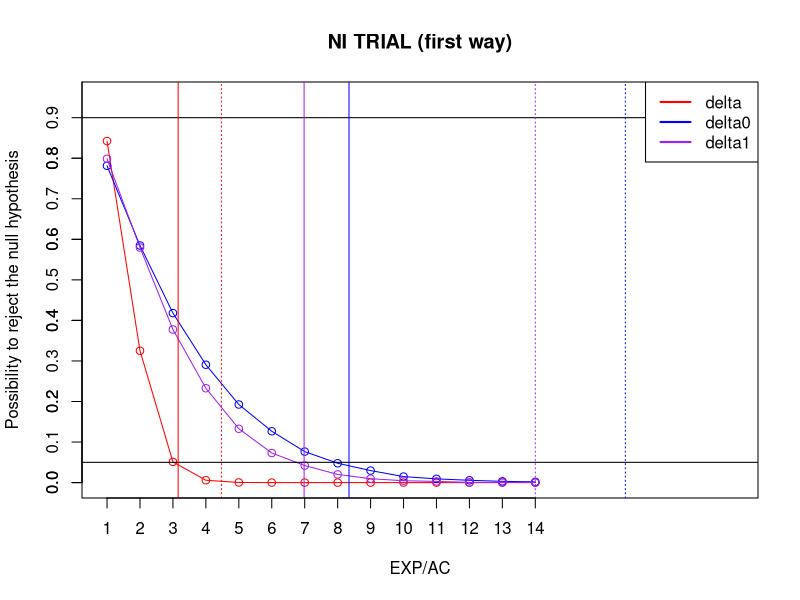
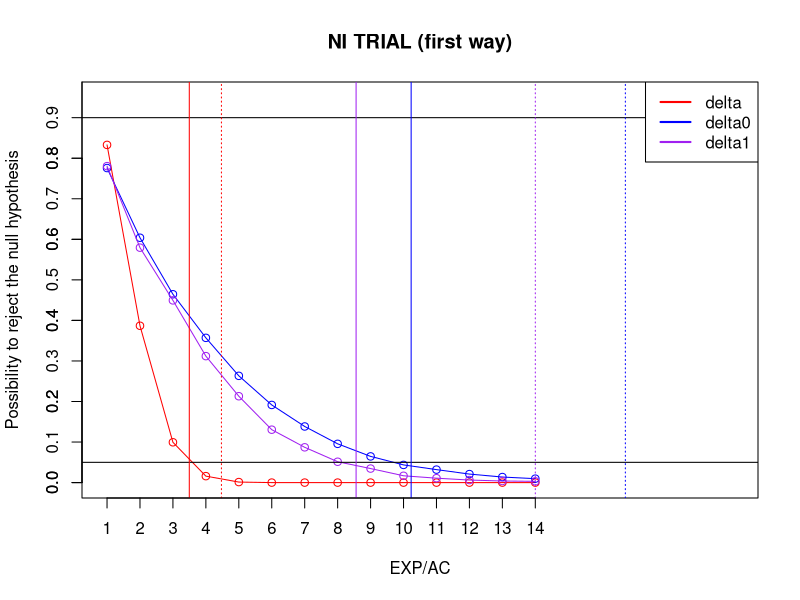
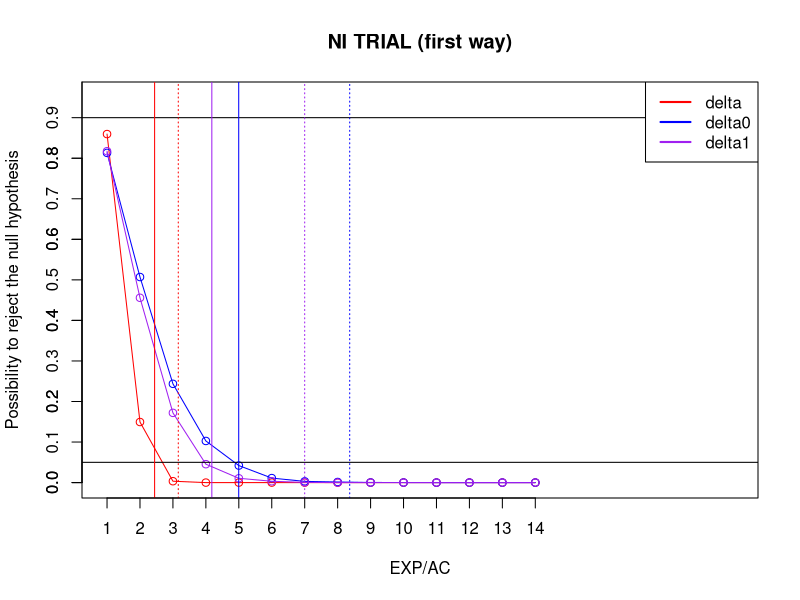
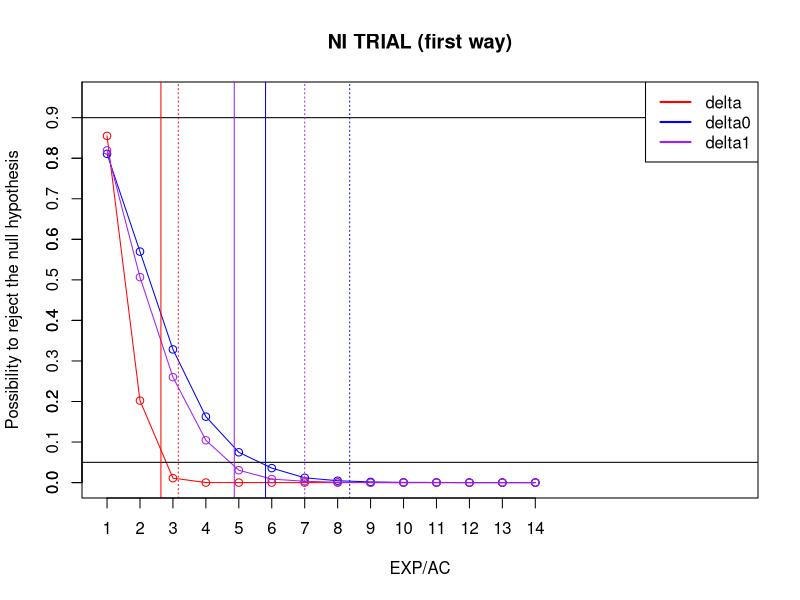
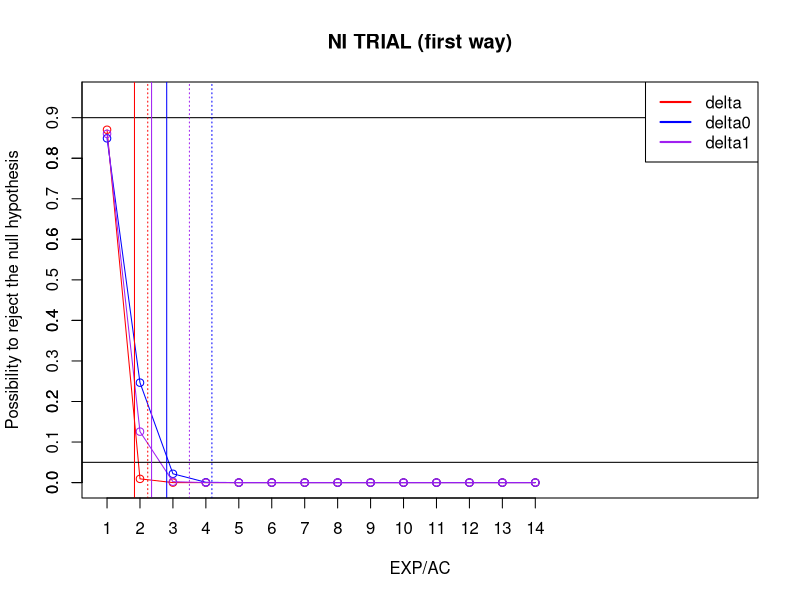
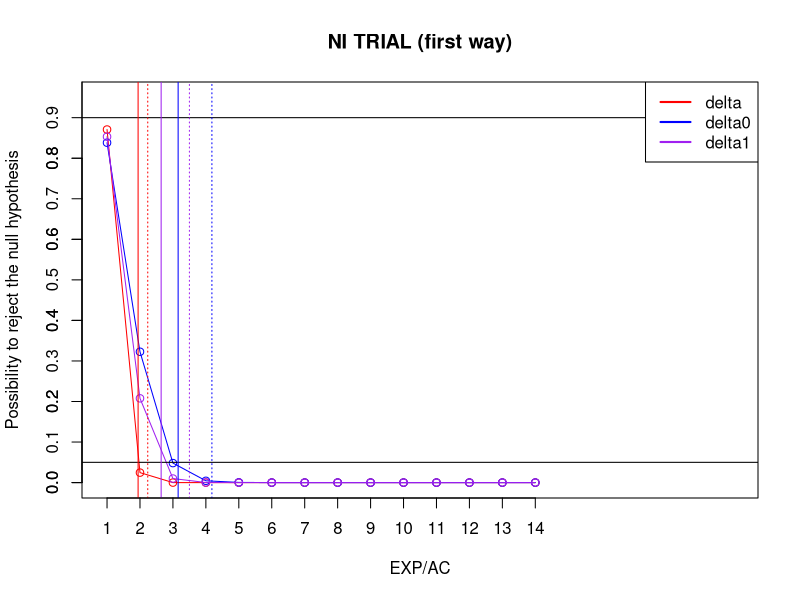
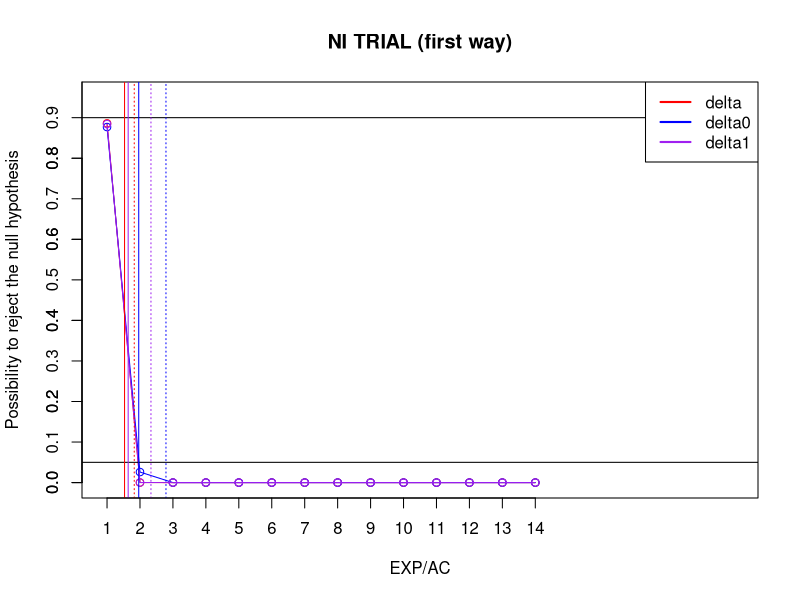
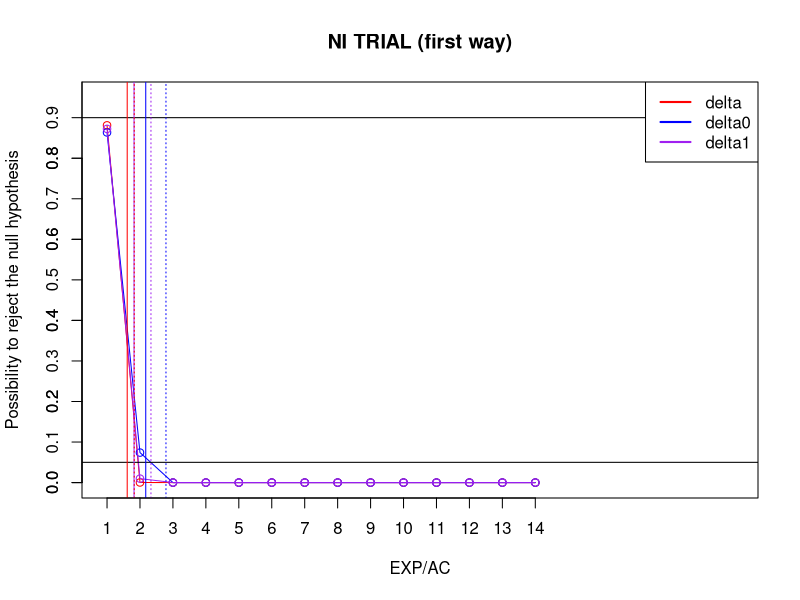

These charts were generated, in order, by the following R code:
rm(list = ls())
##this r script is used to store the function used in the simulation
# delta compute function to calculate delta based on the historical information
deltacal <- function(lambdap,lambdaac,num_event,signal)
{
#lamobdap:incidence rate of placebo in the historical trial
#lambdaac:incidence rate of control treatment in the historical trial
#num_event: number of events in the historical trial
#signal: to distinct the deltas 0:delta_0,1:delta_1, otherwise delta
  hazard_ratio = lambdaac/lambdap
  na = num_event/(1+hazard_ratio)*hazard_ratio
  np = num_event/(1+hazard_ratio)
  #p = rpois(1,100*lambdap)
  #c = rpois(1,100*lambdaac)
  log_hr_ul0.95_fromal = log(hazard_ratio)+1.96*sqrt(1/na+1/np)
  #log_hr_ul0.95_fromal = log(c/p)+1.96*sqrt(4/num_event)
  #quantile way
  #c_p<-c/p
  #c_p[is.infinite(c_p)]=100#outliers handling
  #c_p[is.na(c_p)]=1#outliers handling
  #cic_p<-quantile(c_p,0.975)
  #hr_ul0.95_fromcal <- quantile(c_p,0.975)
  hr_ul0.95_fromcal = exp(log_hr_ul0.95_fromal)
  if(signal == 0)
  {
    return(hr_ul0.95_fromcal^{-1}*0.7^{1/2})
  }
  if(signal == 1)
  {
    return(hr_ul0.95_fromcal^{-1}*0.7)
  }
  return(hr_ul0.95_fromcal^{-1/2})
}
################################################################################################3
#################################total person years calculation function under the null hypothesis
personyears <- function(lambdac,lambdat,alpha,beta,delta,delta1)
{
  #lambdac: incidence rate of control treatment in the non-inferiority trial
  #lambdat: incidence rate of experimental treatment in the non-inferiority trial
  #alpha: type one error
  #beta: power
  #delta: non-inferiority margin in the h0 hypothesis
  #delta1: non-inferiority margin in the alternative hypothesis
  z_alpha = qnorm(1-alpha/2)
  z_beta = qnorm(beta)
  N = 2*(z_beta*sqrt(delta*(delta1+1)/(delta1*(delta+1)))+z_alpha)^2/((log(delta)-log(delta1))^2)*(1/lambdac+1/(lambdac*delta))
  return(ceiling(N))
}
#function to compute the type one error or power in the non-inferiority trial 
typeone_power_test <- function(lambdac, lambdat,personyears,delta,alpha)
{ 
  N = personyears/2
  z_alpha = qnorm(1-alpha/2)
  t = rpois(10000, N*lambdat)
  c = rpois(10000, N*lambdac)
  tupper = log(t/N)-log(c/N)-log(delta)
  tupper[is.na(tupper)]=-log(delta)#deal with the situlation log0-log0 which gives the na in tupper
  #### the way to deal with na makes the power unrealistic
  tlower=sqrt(1/(c*delta)+1/(c))
  tn = tupper/tlower
  #deal with the situation that tupper is Inf and tlower is Inf
  tn[is.na(tn) & tupper>0] = 1
  #deal with the situation that tupper is -Inf and tlower is Inf
  tn[is.na(tn) & tupper<0] = -1
  outcome = tn< -z_alpha
  result = sum(outcome)/10000
  return(result)
}
simulation <- function(lambdat,lambdac,alpha,beta,lambdap,lambdaac,num_event,signal,delta1)
{ 
  #calculate the ni margin
  delta = deltacal(lambdap,lambdaac,num_event,signal)
  # firstly, calculate the person years to generate poisson distribution
  personyears = personyears(lambdac,lambdat,alpha,beta,delta,delta1)
  # secondly, test the margin
  result = typeone_power_test(lambdac, lambdat,personyears,delta,alpha)
 # print(paste("type one error test or power of tn is", result,
  #            ' while the ni margin is',delta, ' and the incidence rate of experimental treatment is', lambdat, 
    #          ' and the incidence rate of control treatment is',lambdac))
  return(result)
}

#############################################################################################################################3
#######################################total person years calculation function without the null hypothesis
personyears_2 <- function(lambdac,lambdat,alpha,beta,delta,delta1)
{
  #lambdac: incidence rate of control treatment in the non-inferiority trial
  #lambdat: incidence rate of experimental treatment in the non-inferiority trial
  #alpha: type one error
  #beta: power
  #delta: non-inferiority margin in the h0 hypothesis
  #delta1: non-inferiority margin in the alternative hypothesis
  z_alpha = qnorm(1-alpha/2)
  z_beta = qnorm(beta)
  N = 2*(z_beta+z_alpha)^2/((log(delta)-log(delta1))^2)*(1/lambdac+1/lambdat)
  return(ceiling(N))
}
typeone_power_test_2 <- function(lambdac, lambdat,personyears,delta,alpha)
{ 
  N = personyears/2
  z_alpha = qnorm(1-alpha/2)
  t = rpois(10000, N*lambdat)
  c = rpois(10000, N*lambdac)
  tupper = log(t/N)-log(c/N)-log(delta)
  tupper[is.na(tupper)]=-log(delta)#deal with the situlation log0-log0 which gives the na in tupper
  tlower=sqrt(1/(t)+1/(c))
  tn = tupper/tlower
  #deal with the situation that tupper is Inf and tlower is Inf
  tn[is.na(tn) & tupper>0] = 1
  #deal with the situation that tupper is -Inf and tlower is Inf
  tn[is.na(tn) & tupper<0] = -1
  outcome = tn< -z_alpha
  result = sum(outcome)/10000
  return(result)
}
simulation_2 <- function(lambdat,lambdac,alpha,beta,lambdap,lambdaac,num_event,signal,delta1)
{ 
  #calculate the ni margin
  delta = deltacal(lambdap,lambdaac,num_event,signal)
  # firstly, calculate the person years to generate poisson distribution
  personyears = personyears_2(lambdac,lambdat,alpha,beta,delta,delta1)
  # secondly, test the margin
  result = typeone_power_test_2(lambdac, lambdat,personyears,delta,alpha)
  # print(paste("type one error test or power of tn is", result,
  #            ' while the ni margin is',delta, ' and the incidence rate of experimental treatment is', lambdat, 
  #          ' and the incidence rate of control treatment is',lambdac))
  return(result)
}



###########################################way one to calculate the total person years#########################################################
signal = -1
signal_0 = 0
signal_1 = 1
delta1 = 1
alpha = 0.05
beta = 0.9
lambdaacs <- c(0.01,0.01,0.02,0.02,0.04,0.04,0.06,0.06,0.08,0.08)
lambdap <- 0.2
num_events <- c(175,350,175,350,175,350,175,350,175,350)
lambdacs <- c(0.01,0.01,0.02,0.02,0.04,0.04,0.06,0.06,0.08,0.08)
ratio_set <- c(1,2,3,4,5,6,7,8,9,10,11,12,13,14)
y <- c(0,0.1,0.2,0.3,0.4,0.5,0.6,0.7,0.8,0.9,1)
#par(mfcol=c(1,1))
for (i in 1:10)
{
  lambdac <- lambdacs[i]
  lambdaac <- lambdaacs[i]
  num_event <- num_events[i]
  simulations <- c()
  simulations_0 <- c()
  simulations_1 <- c()
  for (j in ratio_set)
  {
    simulations <- append(simulations,simulation(lambdac*j,lambdac,alpha,beta,lambdap,lambdaac,num_event,signal,delta1))
    simulations_0 <- append(simulations_0,simulation(lambdac*j,lambdac,alpha,beta,lambdap,lambdaac,num_event,signal_0,delta1))
    simulations_1 <- append(simulations_1,simulation(lambdac*j,lambdac,alpha,beta,lambdap,lambdaac,num_event,signal_1,delta1))
  }
  plot(simulations ,type = "o",col = "red", xlab = "EXP/AC", ylab = "Possibility to reject the null hypothesis", xaxt = 'n',
       ylim = c(0,0.95),xlim = c(1,20) ,main = "NI TRIAL (first way)")
  lines(simulations_0, type = "o", col = "blue")
  lines(simulations_1, type = "o", col = "purple")
  abline(h=0.05,col='black')
  abline(h=0.9,col='black')
  abline(v=deltacal(lambdap,lambdaac,num_event,signal),col='red')
  abline(v=deltacal(lambdap,lambdaac,num_event,signal_0),col='blue')
  abline(v=deltacal(lambdap,lambdaac,num_event,signal_1),col='purple')
  abline(v=(lambdaac/lambdap)^{-1/2},col='red',lty=3)
  abline(v=(lambdaac/lambdap)^{-1}*(0.7)^{1/2},col='blue',lty=3)
  abline(v=(lambdaac/lambdap)^{-1}*(0.7),col='purple',lty=3)
  axis(1,ratio_set) #x scale
  axis(2,y)#y scale
  legend("topright",legend=c("delta","delta0","delta1"),col=c("red","blue","purple"),lty=1,lwd=2) 
}



###########################################way two to calculate the total person years#########################################################
signal = -1
signal_0 = 0
signal_1 = 1
delta1 = 1
alpha = 0.05
beta = 0.9
lambdaacs <- c(0.01,0.01,0.02,0.02,0.04,0.04,0.06,0.06,0.08,0.08)
lambdap <- 0.2
num_events <- c(175,350,175,350,175,350,175,350,175,350)
lambdacs <- c(0.01,0.01,0.02,0.02,0.04,0.04,0.06,0.06,0.08,0.08)
ratio_set <- c(1,2,3,4,5,6,7,8,9,10,11,12)
y <- c(0,0.1,0.2,0.3,0.4,0.5,0.6,0.7,0.8,0.9,1)
#par(mfcol=c(1,1))
for (i in 1:10)
{
  lambdac <- lambdacs[i]
  lambdaac <- lambdaacs[i]
  num_event <- num_events[i]
  simulations <- c()
  simulations_0 <- c()
  simulations_1 <- c()
  for (j in ratio_set)
  {
    simulations <- append(simulations,simulation_2(lambdac*j,lambdac,alpha,beta,lambdap,lambdaac,num_event,signal,delta1))
    simulations_0 <- append(simulations_0,simulation_2(lambdac*j,lambdac,alpha,beta,lambdap,lambdaac,num_event,signal_0,delta1))
    simulations_1 <- append(simulations_1,simulation_2(lambdac*j,lambdac,alpha,beta,lambdap,lambdaac,num_event,signal_1,delta1))
  }
  plot(simulations ,type = "o",col = "red", xlab = "EXP/AC", ylab = "Possibility to reject the null hypothesis", xaxt = 'n',
       ylim = c(0,0.95),xlim = c(1,20) ,main = "NI TRIAL (second way)")
  lines(simulations_0, type = "o", col = "blue")
  lines(simulations_1, type = "o", col = "purple")
  abline(h=0.05,col='black')
  abline(h=0.9,col='black')
  abline(v=deltacal(lambdap,lambdaac,num_event,signal),col='red')
  abline(v=deltacal(lambdap,lambdaac,num_event,signal_0),col='blue')
  abline(v=deltacal(lambdap,lambdaac,num_event,signal_1),col='purple')
  abline(v=(lambdaac/lambdap)^{-1/2},col='red',lty=3)
  abline(v=(lambdaac/lambdap)^{-1}*(0.7)^{1/2},col='blue',lty=3)
  abline(v=(lambdaac/lambdap)^{-1}*(0.7),col='purple',lty=3)
  axis(1,ratio_set) #x scale
  axis(2,y)#y scale
  legend("topright",legend=c("delta","delta0","delta1"),col=c("red","blue","purple"),lty=1,lwd=2) 
}

#############################plot to summarize the power (first way)###########################################
simulations <- c()
simulations_0 <- c()
simulations_1 <- c()
lambdaacs <- c(0.01,0.02,0.04,0.06,0.08)
num_events1 <- c(175,175,175,175,175)
for (i  in 1:5)
{
  lambdac <- lambdacs[i]
  lambdaac <- lambdaacs[i]
  num_event <- num_events1[i]
  simulations <- append(simulations,simulation(lambdac,lambdac,alpha,beta,lambdap,lambdaac,num_event,signal,delta1))
  simulations_0 <- append(simulations_0,simulation(lambdac,lambdac,alpha,beta,lambdap,lambdaac,num_event,signal_0,delta1))
  simulations_1 <- append(simulations_1,simulation(lambdac,lambdac,alpha,beta,lambdap,lambdaac,num_event,signal_1,delta1))
}
plot(simulations ,type = "o",col = "red", xlab = "AC", ylab = "Possibility to reject the null hypothesis", xaxt = 'n',
     ylim = c(0.75,0.95), main = "Power(first way)")
lines(simulations_0, type = "o", col = "blue")
lines(simulations_1, type = "o", col = "purple")
axis(1,lambdacs) #x scale
legend("topright",legend=c("delta","delta0","delta1"),col=c("red","blue","purple"),lty=1,lwd=2) 

#############################plot to summarize the power (second way)###########################################
simulations <- c()
simulations_0 <- c()
simulations_1 <- c()
lambdaacs <- c(0.01,0.02,0.04,0.06,0.08)
num_events1 <- c(175,175,175,175,175)
for (i  in 1:5)
{
  lambdac <- lambdacs[i]
  lambdaac <- lambdaacs[i]
  num_event <- num_events1[i]
  simulations <- append(simulations,simulation_2(lambdac,lambdac,alpha,beta,lambdap,lambdaac,num_event,signal,delta1))
  simulations_0 <- append(simulations_0,simulation_2(lambdac,lambdac,alpha,beta,lambdap,lambdaac,num_event,signal_0,delta1))
  simulations_1 <- append(simulations_1,simulation_2(lambdac,lambdac,alpha,beta,lambdap,lambdaac,num_event,signal_1,delta1))
}
plot(simulations ,type = "o",col = "red", xlab = "AC", ylab = "Possibility to reject the null hypothesis", xaxt = 'n',
     ylim = c(0.75,0.95), main = "Power(second way)")
lines(simulations_0, type = "o", col = "blue")
lines(simulations_1, type = "o", col = "purple")
axis(1,lambdacs) #x scale
legend("topright",legend=c("delta","delta0","delta1"),col=c("red","blue","purple"),lty=1,lwd=2) 

